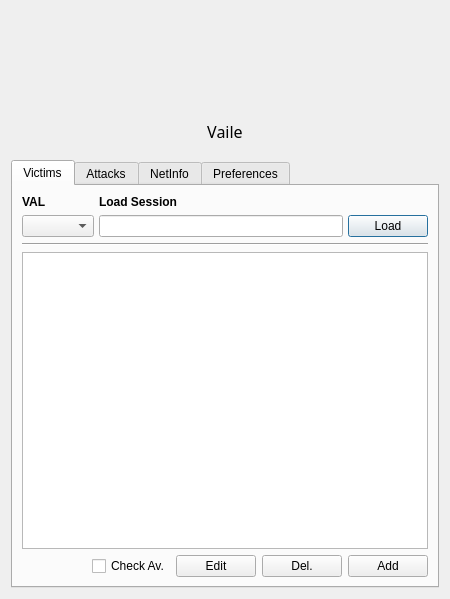
<?xml version="1.0" encoding="UTF-8"?>
<ui version="4.0">
 <class>VaileMainDialog</class>
 <widget class="QDialog" name="VaileMainDialog">
  <property name="geometry">
   <rect>
    <x>0</x>
    <y>0</y>
    <width>450</width>
    <height>599</height>
   </rect>
  </property>
  <property name="sizePolicy">
   <sizepolicy hsizetype="Preferred" vsizetype="Preferred">
    <horstretch>0</horstretch>
    <verstretch>0</verstretch>
   </sizepolicy>
  </property>
  <property name="windowTitle">
   <string>Vaile</string>
  </property>
  <layout class="QVBoxLayout" name="verticalLayout">
   <item>
    <layout class="QVBoxLayout" name="verticalLayout_6">
     <property name="margin">
      <number>2</number>
     </property>
     <item alignment="Qt::AlignHCenter">
      <widget class="QLabel" name="logo">
       <property name="minimumSize">
        <size>
         <width>88</width>
         <height>88</height>
        </size>
       </property>
       <property name="maximumSize">
        <size>
         <width>88</width>
         <height>88</height>
        </size>
       </property>
       <property name="text">
        <string/>
       </property>
       <property name="pixmap">
        <pixmap>../../files/vailelogo.png</pixmap>
       </property>
      </widget>
     </item>
    </layout>
   </item>
   <item>
    <layout class="QHBoxLayout" name="buttonBar" stretch="0,0,0">
     <property name="spacing">
      <number>10</number>
     </property>
     <property name="topMargin">
      <number>0</number>
     </property>
     <item>
      <spacer name="horizontalSpacer_4">
       <property name="orientation">
        <enum>Qt::Horizontal</enum>
       </property>
       <property name="sizeHint" stdset="0">
        <size>
         <width>500</width>
         <height>20</height>
        </size>
       </property>
      </spacer>
     </item>
     <item>
      <widget class="QLabel" name="label">
       <property name="sizePolicy">
        <sizepolicy hsizetype="Preferred" vsizetype="Fixed">
         <horstretch>0</horstretch>
         <verstretch>0</verstretch>
        </sizepolicy>
       </property>
       <property name="minimumSize">
        <size>
         <width>0</width>
         <height>45</height>
        </size>
       </property>
       <property name="maximumSize">
        <size>
         <width>16777212</width>
         <height>45</height>
        </size>
       </property>
       <property name="font">
        <font>
         <family>Passero One</family>
         <pointsize>12</pointsize>
        </font>
       </property>
       <property name="text">
        <string>Vaile</string>
       </property>
       <property name="alignment">
        <set>Qt::AlignCenter</set>
       </property>
      </widget>
     </item>
     <item>
      <spacer name="horizontalSpacer">
       <property name="orientation">
        <enum>Qt::Horizontal</enum>
       </property>
       <property name="sizeHint" stdset="0">
        <size>
         <width>500</width>
         <height>20</height>
        </size>
       </property>
      </spacer>
     </item>
    </layout>
   </item>
   <item>
    <layout class="QVBoxLayout" name="verticalLayout_3">
     <property name="spacing">
      <number>10</number>
     </property>
     <property name="topMargin">
      <number>0</number>
     </property>
     <property name="rightMargin">
      <number>0</number>
     </property>
     <item>
      <widget class="QFrame" name="frame">
       <property name="sizePolicy">
        <sizepolicy hsizetype="Preferred" vsizetype="Preferred">
         <horstretch>0</horstretch>
         <verstretch>0</verstretch>
        </sizepolicy>
       </property>
       <property name="minimumSize">
        <size>
         <width>0</width>
         <height>0</height>
        </size>
       </property>
       <property name="frameShape">
        <enum>QFrame::NoFrame</enum>
       </property>
       <property name="frameShadow">
        <enum>QFrame::Plain</enum>
       </property>
       <layout class="QVBoxLayout" name="verticalLayout_2">
        <property name="margin">
         <number>0</number>
        </property>
        <item>
         <widget class="QTabWidget" name="tabWidget">
          <property name="currentIndex">
           <number>0</number>
          </property>
          <widget class="QWidget" name="victimsTab">
           <attribute name="title">
            <string notr="true">Victims</string>
           </attribute>
           <layout class="QVBoxLayout" name="verticalLayout_4">
            <item>
             <layout class="QGridLayout" name="gridLayout">
              <property name="sizeConstraint">
               <enum>QLayout::SetDefaultConstraint</enum>
              </property>
              <property name="horizontalSpacing">
               <number>5</number>
              </property>
              <item row="0" column="1">
               <widget class="QLabel" name="sessionLabel">
                <property name="sizePolicy">
                 <sizepolicy hsizetype="Preferred" vsizetype="Fixed">
                  <horstretch>0</horstretch>
                  <verstretch>0</verstretch>
                 </sizepolicy>
                </property>
                <property name="text">
                 <string>&lt;html&gt;&lt;head/&gt;&lt;body&gt;&lt;p&gt;&lt;span style=&quot; font-weight:600;&quot;&gt;Load Session&lt;/span&gt;&lt;/p&gt;&lt;/body&gt;&lt;/html&gt;</string>
                </property>
               </widget>
              </item>
              <item row="1" column="2">
               <widget class="QPushButton" name="loadSessionButton">
                <property name="sizePolicy">
                 <sizepolicy hsizetype="Fixed" vsizetype="Fixed">
                  <horstretch>0</horstretch>
                  <verstretch>0</verstretch>
                 </sizepolicy>
                </property>
                <property name="text">
                 <string>Load</string>
                </property>
               </widget>
              </item>
              <item row="1" column="1">
               <widget class="QLineEdit" name="sessionFileEdit">
                <property name="frame">
                 <bool>true</bool>
                </property>
                <property name="clearButtonEnabled" stdset="0">
                 <bool>true</bool>
                </property>
               </widget>
              </item>
              <item row="1" column="0">
               <widget class="QComboBox" name="sessionType"/>
              </item>
              <item row="0" column="0">
               <widget class="QLabel" name="valLabel">
                <property name="font">
                 <font>
                  <weight>75</weight>
                  <bold>true</bold>
                 </font>
                </property>
                <property name="text">
                 <string>&lt;html&gt;&lt;head/&gt;&lt;body&gt;&lt;p&gt;VAL&lt;/p&gt;&lt;/body&gt;&lt;/html&gt;</string>
                </property>
               </widget>
              </item>
             </layout>
            </item>
            <item>
             <widget class="Line" name="line">
              <property name="sizePolicy">
               <sizepolicy hsizetype="Expanding" vsizetype="Fixed">
                <horstretch>1</horstretch>
                <verstretch>0</verstretch>
               </sizepolicy>
              </property>
              <property name="orientation">
               <enum>Qt::Horizontal</enum>
              </property>
             </widget>
            </item>
            <item>
             <widget class="QListWidget" name="targetsListWidget">
              <property name="sizePolicy">
               <sizepolicy hsizetype="Expanding" vsizetype="Expanding">
                <horstretch>0</horstretch>
                <verstretch>1</verstretch>
               </sizepolicy>
              </property>
              <property name="font">
               <font>
                <pointsize>11</pointsize>
               </font>
              </property>
              <property name="contextMenuPolicy">
               <enum>Qt::ActionsContextMenu</enum>
              </property>
              <property name="frameShape">
               <enum>QFrame::StyledPanel</enum>
              </property>
              <property name="frameShadow">
               <enum>QFrame::Sunken</enum>
              </property>
              <property name="lineWidth">
               <number>1</number>
              </property>
              <property name="iconSize">
               <size>
                <width>48</width>
                <height>48</height>
               </size>
              </property>
              <property name="verticalScrollMode">
               <enum>QAbstractItemView::ScrollPerPixel</enum>
              </property>
              <property name="resizeMode">
               <enum>QListView::Adjust</enum>
              </property>
              <property name="spacing">
               <number>5</number>
              </property>
              <property name="viewMode">
               <enum>QListView::ListMode</enum>
              </property>
              <property name="uniformItemSizes">
               <bool>false</bool>
              </property>
              <property name="wordWrap">
               <bool>false</bool>
              </property>
              <property name="selectionRectVisible">
               <bool>true</bool>
              </property>
              <property name="sortingEnabled">
               <bool>false</bool>
              </property>
             </widget>
            </item>
            <item>
             <layout class="QHBoxLayout" name="horizontalLayout">
              <item>
               <spacer name="horizontalSpacer_2">
                <property name="orientation">
                 <enum>Qt::Horizontal</enum>
                </property>
                <property name="sizeHint" stdset="0">
                 <size>
                  <width>40</width>
                  <height>20</height>
                 </size>
                </property>
               </spacer>
              </item>
              <item>
               <widget class="QCheckBox" name="avCheck">
                <property name="text">
                 <string>Check Av.</string>
                </property>
                <property name="checked">
                 <bool>false</bool>
                </property>
               </widget>
              </item>
              <item>
               <widget class="QPushButton" name="editTargetButton">
                <property name="text">
                 <string>Edit</string>
                </property>
               </widget>
              </item>
              <item>
               <widget class="QPushButton" name="deleteTargetButton">
                <property name="text">
                 <string>Del.</string>
                </property>
                <property name="icon">
                 <iconset>
                  <normaloff>icons/delete.svg</normaloff>icons/delete.svg</iconset>
                </property>
               </widget>
              </item>
              <item>
               <widget class="QPushButton" name="addTargetButton">
                <property name="text">
                 <string>Add</string>
                </property>
                <property name="icon">
                 <iconset>
                  <normaloff>icons/add.svg</normaloff>icons/add.svg</iconset>
                </property>
                <property name="default">
                 <bool>true</bool>
                </property>
               </widget>
              </item>
             </layout>
            </item>
           </layout>
          </widget>
          <widget class="QWidget" name="moduleTab">
           <attribute name="title">
            <string>Attacks</string>
           </attribute>
           <layout class="QVBoxLayout" name="moduleLayout">
            <item>
             <widget class="QLabel" name="moduleLabel">
              <property name="sizePolicy">
               <sizepolicy hsizetype="Preferred" vsizetype="Fixed">
                <horstretch>0</horstretch>
                <verstretch>0</verstretch>
               </sizepolicy>
              </property>
              <property name="text">
               <string>&lt;html&gt;&lt;head/&gt;&lt;body&gt;&lt;p&gt;&lt;span style=&quot; font-weight:600;&quot;&gt;Select Modules&lt;/span&gt;&lt;/p&gt;&lt;/body&gt;&lt;/html&gt;</string>
              </property>
             </widget>
            </item>
            <item>
             <layout class="QHBoxLayout" name="moduleLayout_1">
              <item>
               <widget class="QTreeWidget" name="treeView">
                <property name="sizePolicy">
                 <sizepolicy hsizetype="Expanding" vsizetype="Expanding">
                  <horstretch>1</horstretch>
                  <verstretch>1</verstretch>
                 </sizepolicy>
                </property>
                <column>
                 <property name="text">
                  <string notr="true">1</string>
                 </property>
                </column>
               </widget>
              </item>
             </layout>
            </item>
            <item>
             <layout class="QHBoxLayout" name="horizontalLayout_3">
              <item>
               <spacer name="horizontalSpacer_5">
                <property name="orientation">
                 <enum>Qt::Horizontal</enum>
                </property>
                <property name="sizeHint" stdset="0">
                 <size>
                  <width>40</width>
                  <height>20</height>
                 </size>
                </property>
               </spacer>
              </item>
              <item>
               <widget class="QCheckBox" name="torBox">
                <property name="text">
                 <string>Tor</string>
                </property>
               </widget>
              </item>
              <item>
               <widget class="QPushButton" name="optsButton">
                <property name="text">
                 <string>Info and Opts</string>
                </property>
               </widget>
              </item>
              <item>
               <widget class="QPushButton" name="attackButton">
                <property name="text">
                 <string>Attack</string>
                </property>
                <property name="icon">
                 <iconset>
                  <normaloff>icons/vaile.png</normaloff>icons/vaile.png</iconset>
                </property>
               </widget>
              </item>
             </layout>
            </item>
           </layout>
          </widget>
          <widget class="QWidget" name="networkTab">
           <attribute name="title">
            <string>NetInfo</string>
           </attribute>
           <layout class="QVBoxLayout" name="verticalLayout_5">
            <item>
             <layout class="QGridLayout" name="gridLayout_2">
              <property name="sizeConstraint">
               <enum>QLayout::SetDefaultConstraint</enum>
              </property>
              <property name="horizontalSpacing">
               <number>5</number>
              </property>
              <item row="2" column="0">
               <widget class="QLineEdit" name="privIpDisplay">
                <property name="readOnly">
                 <bool>true</bool>
                </property>
               </widget>
              </item>
              <item row="2" column="1">
               <widget class="QPushButton" name="privateIpButton">
                <property name="text">
                 <string>Priv. IP</string>
                </property>
               </widget>
              </item>
              <item row="0" column="0">
               <widget class="QLabel" name="networkLabel">
                <property name="sizePolicy">
                 <sizepolicy hsizetype="Preferred" vsizetype="Fixed">
                  <horstretch>0</horstretch>
                  <verstretch>0</verstretch>
                 </sizepolicy>
                </property>
                <property name="text">
                 <string>&lt;html&gt;&lt;head/&gt;&lt;body&gt;&lt;p&gt;&lt;span style=&quot; font-weight:600;&quot;&gt;Network Information&lt;/span&gt;&lt;/p&gt;&lt;/body&gt;&lt;/html&gt;</string>
                </property>
               </widget>
              </item>
              <item row="1" column="1">
               <widget class="QPushButton" name="macButton">
                <property name="sizePolicy">
                 <sizepolicy hsizetype="Fixed" vsizetype="Fixed">
                  <horstretch>0</horstretch>
                  <verstretch>0</verstretch>
                 </sizepolicy>
                </property>
                <property name="text">
                 <string>MAC ad.</string>
                </property>
               </widget>
              </item>
              <item row="1" column="0">
               <widget class="QLineEdit" name="macDisplay">
                <property name="frame">
                 <bool>true</bool>
                </property>
                <property name="readOnly">
                 <bool>true</bool>
                </property>
               </widget>
              </item>
              <item row="3" column="0">
               <widget class="QLineEdit" name="publicIpDisplay">
                <property name="readOnly">
                 <bool>true</bool>
                </property>
               </widget>
              </item>
              <item row="3" column="1">
               <widget class="QPushButton" name="publicIpButton">
                <property name="text">
                 <string>Publ. IP</string>
                </property>
               </widget>
              </item>
             </layout>
            </item>
            <item>
             <widget class="Line" name="line_2">
              <property name="sizePolicy">
               <sizepolicy hsizetype="Expanding" vsizetype="Fixed">
                <horstretch>1</horstretch>
                <verstretch>0</verstretch>
               </sizepolicy>
              </property>
              <property name="orientation">
               <enum>Qt::Horizontal</enum>
              </property>
             </widget>
            </item>
            <item>
             <widget class="QListWidget" name="whoIsDisplay">
              <property name="sizePolicy">
               <sizepolicy hsizetype="Expanding" vsizetype="Expanding">
                <horstretch>0</horstretch>
                <verstretch>1</verstretch>
               </sizepolicy>
              </property>
              <property name="font">
               <font>
                <pointsize>11</pointsize>
               </font>
              </property>
              <property name="contextMenuPolicy">
               <enum>Qt::ActionsContextMenu</enum>
              </property>
              <property name="frameShape">
               <enum>QFrame::NoFrame</enum>
              </property>
              <property name="frameShadow">
               <enum>QFrame::Plain</enum>
              </property>
              <property name="lineWidth">
               <number>0</number>
              </property>
              <property name="iconSize">
               <size>
                <width>48</width>
                <height>48</height>
               </size>
              </property>
              <property name="verticalScrollMode">
               <enum>QAbstractItemView::ScrollPerPixel</enum>
              </property>
              <property name="resizeMode">
               <enum>QListView::Adjust</enum>
              </property>
              <property name="spacing">
               <number>5</number>
              </property>
              <property name="viewMode">
               <enum>QListView::ListMode</enum>
              </property>
              <property name="uniformItemSizes">
               <bool>false</bool>
              </property>
              <property name="wordWrap">
               <bool>false</bool>
              </property>
              <property name="selectionRectVisible">
               <bool>true</bool>
              </property>
             </widget>
            </item>
            <item>
             <layout class="QHBoxLayout" name="horizontalLayout_2">
              <item>
               <spacer name="horizontalSpacer_3">
                <property name="orientation">
                 <enum>Qt::Horizontal</enum>
                </property>
                <property name="sizeHint" stdset="0">
                 <size>
                  <width>40</width>
                  <height>20</height>
                 </size>
                </property>
               </spacer>
              </item>
              <item>
               <widget class="QPushButton" name="fetchButton">
                <property name="text">
                 <string>Fetch All</string>
                </property>
                <property name="icon">
                 <iconset>
                  <normaloff>icons/reload.svg</normaloff>icons/reload.svg</iconset>
                </property>
               </widget>
              </item>
             </layout>
            </item>
           </layout>
          </widget>
          <widget class="QWidget" name="settingsTab">
           <attribute name="title">
            <string>Preferences</string>
           </attribute>
           <layout class="QVBoxLayout" name="verticalLayout_Settings">
            <item>
             <widget class="QGroupBox" name="settingsBox">
              <property name="font">
               <font>
                <weight>75</weight>
                <bold>true</bold>
               </font>
              </property>
              <property name="title">
               <string>Settings</string>
              </property>
              <layout class="QVBoxLayout" name="verticalLayout_7" stretch="0,0,0">
               <item>
                <layout class="QHBoxLayout" name="horizontalLayout_4">
                 <item>
                  <widget class="QLabel" name="label_2">
                   <property name="sizePolicy">
                    <sizepolicy hsizetype="Fixed" vsizetype="Fixed">
                     <horstretch>0</horstretch>
                     <verstretch>0</verstretch>
                    </sizepolicy>
                   </property>
                   <property name="text">
                    <string>Version: </string>
                   </property>
                  </widget>
                 </item>
                 <item>
                  <widget class="QLabel" name="versionNumber">
                   <property name="sizePolicy">
                    <sizepolicy hsizetype="Fixed" vsizetype="Fixed">
                     <horstretch>0</horstretch>
                     <verstretch>0</verstretch>
                    </sizepolicy>
                   </property>
                   <property name="font">
                    <font>
                     <weight>50</weight>
                     <bold>false</bold>
                    </font>
                   </property>
                   <property name="text">
                    <string>2.2.1-5</string>
                   </property>
                  </widget>
                 </item>
                 <item>
                  <widget class="QPushButton" name="checkUpdatesButton">
                   <property name="sizePolicy">
                    <sizepolicy hsizetype="Minimum" vsizetype="Fixed">
                     <horstretch>0</horstretch>
                     <verstretch>0</verstretch>
                    </sizepolicy>
                   </property>
                   <property name="font">
                    <font>
                     <weight>50</weight>
                     <bold>false</bold>
                    </font>
                   </property>
                   <property name="text">
                    <string>Check Updates</string>
                   </property>
                  </widget>
                 </item>
                </layout>
               </item>
               <item>
                <layout class="QHBoxLayout" name="horizontalLayout_8">
                 <item>
                  <widget class="QLabel" name="label_3">
                   <property name="text">
                    <string>Processes: </string>
                   </property>
                  </widget>
                 </item>
                 <item>
                  <widget class="QLabel" name="processNumberLabel">
                   <property name="font">
                    <font>
                     <weight>50</weight>
                     <bold>false</bold>
                    </font>
                   </property>
                   <property name="text">
                    <string>8</string>
                   </property>
                  </widget>
                 </item>
                 <item>
                  <widget class="QLineEdit" name="processNumberEdit"/>
                 </item>
                 <item>
                  <widget class="QPushButton" name="processUpdateButton">
                   <property name="font">
                    <font>
                     <weight>50</weight>
                     <bold>false</bold>
                    </font>
                   </property>
                   <property name="text">
                    <string>Save</string>
                   </property>
                  </widget>
                 </item>
                </layout>
               </item>
               <item>
                <spacer name="verticalSpacer">
                 <property name="orientation">
                  <enum>Qt::Vertical</enum>
                 </property>
                 <property name="sizeHint" stdset="0">
                  <size>
                   <width>20</width>
                   <height>40</height>
                  </size>
                 </property>
                </spacer>
               </item>
              </layout>
             </widget>
            </item>
           </layout>
          </widget>
         </widget>
        </item>
       </layout>
      </widget>
     </item>
    </layout>
   </item>
  </layout>
  <action name="actionRemove_item">
   <property name="text">
    <string>Remove item</string>
   </property>
  </action>
  <action name="actionClear_all">
   <property name="text">
    <string>Clear all</string>
   </property>
  </action>
  <action name="actionRemove_project">
   <property name="text">
    <string>Delete project</string>
   </property>
  </action>
 </widget>
 <resources/>
 <connections/>
</ui>
